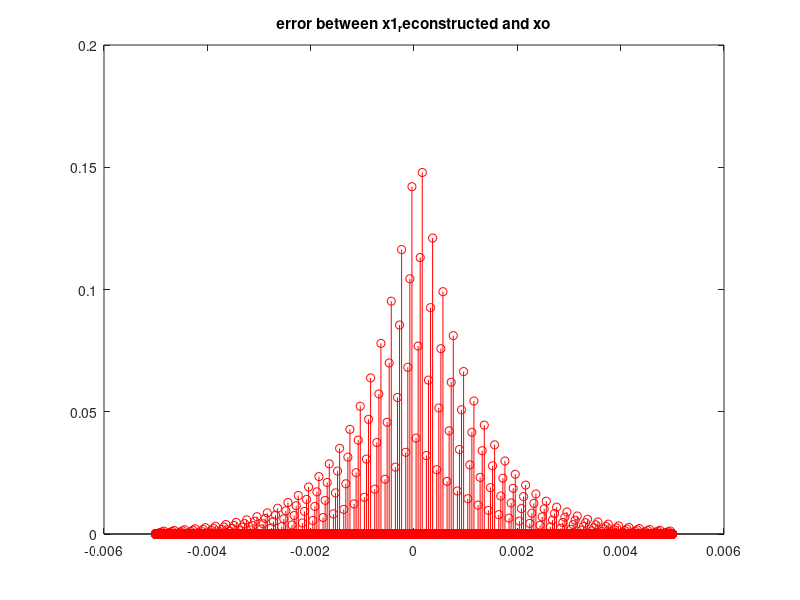
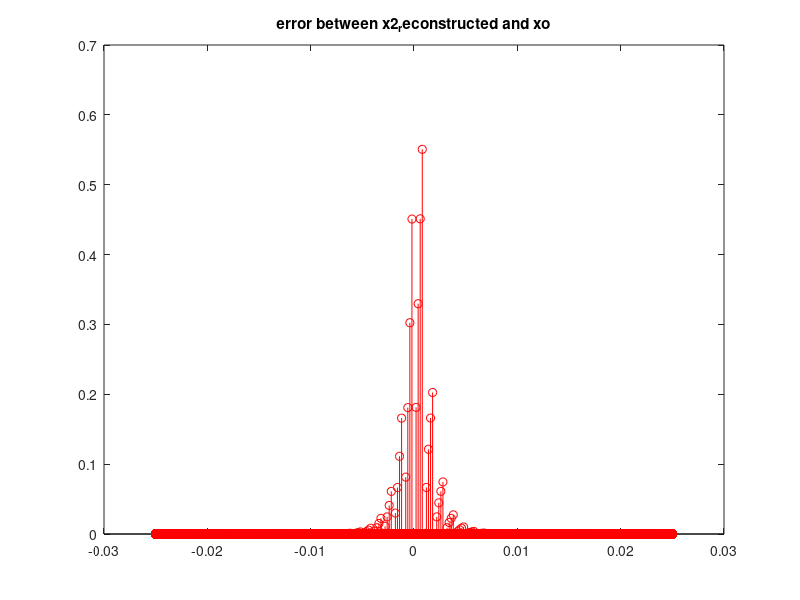

These charts were generated, in order, by the following MATLAB code:
clc
clear
close all

%F1=5000sam/sec
%F2=1000sam/sec
t1=-0.005:0.0002:0.005;
t2=-0.025:0.001:0.025;
%time limits assigned
%as mentioned
x1=exp(-1000*abs(t1));
x2=exp(-1000*abs(t2));

t1_re=-0.005:0.00004:0.005;
x1_re=zeros(length(t1_re));
t2_re=-0.025:0.0002:0.025;
x2_re=zeros(length(t2_re));
for i= 0:(length(x1)-1)
    for j=0:4
        x1_re(5*i+j+1)=x1(i+1)*sinc(0.00004*j);
    end
end
for i= 0:(length(x1)-1)
    for j=0:4
        x2_re(5*i+j+1)=x2(i+1)*sinc(0.0002*j);
    end
end
X1=exp(-1000*abs(t1_re));
X2=exp(-1000*abs(t2_re));
e1=zeros(length(x1_re));
e2=zeros(length(x2_re));
for i=1:length(e1)
    e1(i)=abs(X1(i)-x1_re(i));
end
for i=1:length(e2)
    e2(i)=abs(X2(i)-x2_re(i));
end
figure;
stem(t1_re, e1, 'r');
hold on;
title('error between x1_reconstructed and xo');
figure;
stem(t2_re, e2, 'r');
hold on;
title('error between x2_reconstructed and xo');